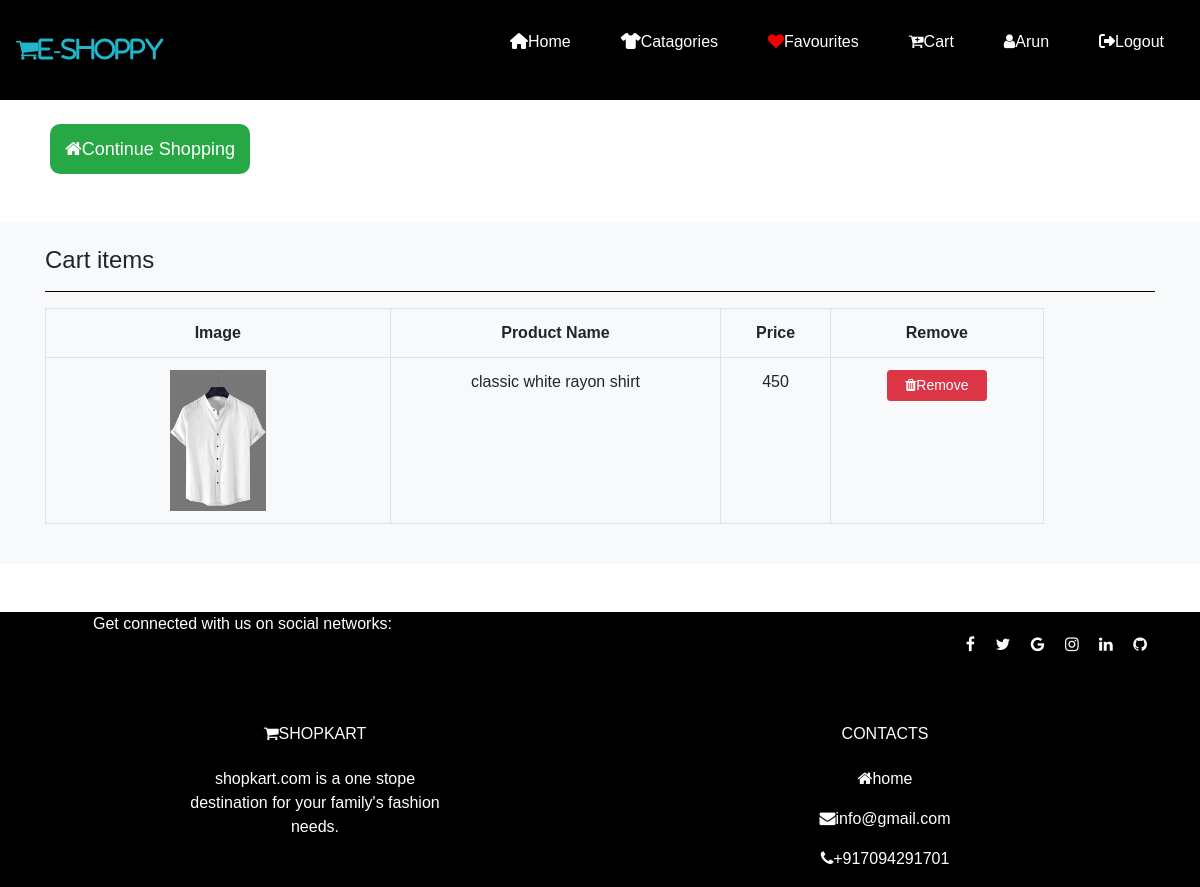
The app's page /favouritepage (signed in) with its own data.
### app/models.py (models this page shows, shortened)
class favourite(models.Model):
    user=models.ForeignKey(User,on_delete=models.CASCADE)
    product=models.ForeignKey(Product,on_delete=models.CASCADE)
    created_at=models.DateTimeField(auto_now_add=True)

class Product(models.Model):
    catagories=models.ForeignKey(Catagories, on_delete=models.CASCADE,null=True,blank=True)
    name=models.CharField(max_length=150,null=True,blank=True)
    vendor=models.CharField( max_length=50,null=True,blank=True)
    quantity=models.IntegerField(null=False,blank=False)
    old_price=models.FloatField(null=False,blank=False)
    new_price=models.FloatField(null=False,blank=False)
    pro_image=models.ImageField(upload_to=getfilename, height_field=None, width_field=None, max_length=None,null=True,blank=True)
    description=models.TextField(max_length=500)
    status=models.BooleanField(default=False,help_text="0-default,1-hidden")
    trending=models.BooleanField(default=False,help_text="0-default,1-trending")
    created=models.DateTimeField(auto_now_add=True)

### app/views.py (the view)
# urls.py: path("favouritepage",views.favouritepage,name="favouritepage"),
def favouritepage(request):
    if request.user.is_authenticated:
        fav=favourite.objects.filter(user=request.user)
        context={
            'fav':fav
        }
        return render(request,'favouritepage.html',context)
    else:
        return redirect('home')

### templates/favouritepage.html (shortened to what this page needs)
{% extends 'base.html' %}
{% block content %}
{% load static %}
<link rel="stylesheet" href="https://cdnjs.cloudflare.com/ajax/libs/font-awesome/6.4.0/css/fontawesome.min.css" />
<link rel="stylesheet" href="https://cdnjs.cloudflare.com/ajax/libs/font-awesome/4.7.0/css/font-awesome.min.css">
<link rel="stylesheet" href="https://cdn.jsdelivr.net/npm/bootstrap@4.3.1/dist/css/bootstrap.min.css">
<link rel="stylesheet" href="{% static 'css/cart.css' %}">
<br>
<button id="back" class="bg-success">
    <a href=" {% url 'collections' %} "><i class="fa fa-house"></i>continue shopping</a>
</button>
<section class="bg-light py-4 my-5">
    <div class="container">
        <div class="row">
            <div class="col-12">
                <h4 class="mb-3">Cart items</h4>
                <hr style="border-color:black">
            </div>
        </div>
        <table class="table table-bordered text-center" style="width:90%;"cellpadding="10">
            <tr>
                <th>image</th>
                <th>product name</th>
                <th>price</th>
                <th>remove</th>
            </tr>
            {% for i in fav %}
                <tr>
                    <td><img src=" {{i.product.pro_image.url}}" style="height:15%;width:30%;" alt=""></td>
                    <td> {{i.product.name}} </td>
                    <td> {{i.product.new_price |stringformat:'d'}} </td>
                    <td> <a href="{% url 'removefav' i.id %}" class="btn btn-danger btn-sm" onclick="return confirm('Are you sure to remove this item from the cart?')" style="width:100px;color:white;"><i class="fa fa-trash"></i>Remove</a> </td>
                </tr>
            {% endfor %}
        </table>
    </div>
</section>
{% endblock content %}

### templates/navbar.html (shortened to what this page needs)
{% load static %}
<!DOCTYPE html>
<html lang="en">
<head>
    <link rel="stylesheet" href="{% static 'css/sample.css' %}">
    <link rel="stylesheet" href="https://cdnjs.cloudflare.com/ajax/libs/font-awesome/6.4.0/css/all.min.css"
 />
    <link rel="stylesheet" href="https://cdnjs.cloudflare.com/ajax/libs/font-awesome/4.7.0/css/font-awesome.min.css">
</head>
<body>
    <header>
        <div class="navbar">
          <div class="logo"><a href="" style="text-decoration:none;"><i class="fa fa-light fa-cart-shopping fa-fade" style="color: #22b5c9;">e-shoppy</i></a></div>
              <ul class="links" >
                  <li><a href="{% url 'home' %}"><i class="fa-solid fa-house" ></i>home</a></li>
                  <li><a href="{% url 'collections' %}"><i class="fa fa-light fa-shirt"></i>catagories</a></li>
                {% if request.user.is_authenticated %}
                <li><a href="{% url 'favouritepage' %}" ><i class="fa fa-thin fa-heart" style="color: #f00000;"></i>favourites</a></li>
                <li><a href="{% url 'cart' %}" ><i class="fa fa-regular fa-cart-plus"></i>cart</a></li>
                  <li><a href=""><i class="fa fa-thin fa-user"></i>{{request.user}}</a></li>
                  <li><a href="LogoutPage"><i class="fa fa-thin fa-right-from-bracket"></i>logout</a></li>
                  {% endif %}
              </ul>
        </div>
      </header>
</body>
</html>

### static/css/sample.css (style rules this page uses)
* { padding: 0; margin: 0; box-sizing: border-box; font-family: sans-serif; }
header { height: auto; width: 100%; background-color: black; }
li { list-style: none; }
a { text-decoration: none; font-size: 1rem; }
.navbar { width: 100%; height: 100px; max-width: 1200px; margin: 0 auto; display: flex; align-items: center; justify-content: space-between; }
.navbar .logo a { font-size: 1.5rem; font-weight: bold; text-transform: capitalize; font-style: oblique; color: white; }
.navbar .links { display: flex; gap: 10px; text-transform: capitalize; }
.links li a { color: white; margin: 20px; text-decoration: none; }

### static/css/cart.css (style rules this page uses)
* { padding: 0; margin: 0; box-sizing: border-box; font-family: sans-serif; }
#back { height: 50px; width: 200px; margin-left:50px ; border-radius: 10px; border: none; }
#back a { text-decoration: none; color: white; text-transform: capitalize; font-size: 18px; }
tr th { text-transform: capitalize; }

### records on screen
favourite: product.pro_image (picture), product.name "classic white rayon shirt", product.new_price "450"

### other values on screen
{{ request.user }} "Arun"
